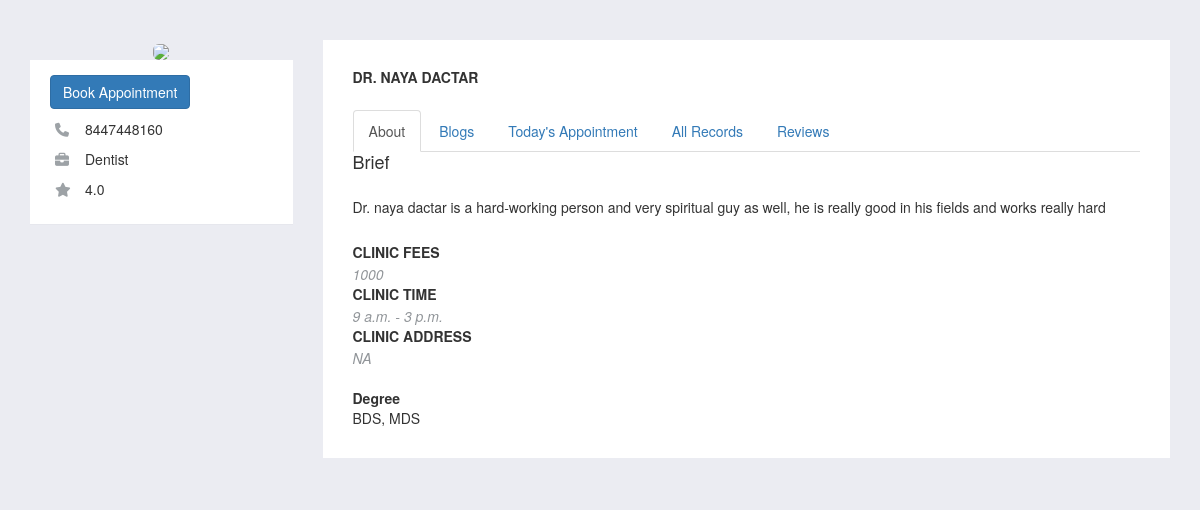
Page /home/doc_profile/4 on the committed database.
### doctor/models.py (models this page shows, shortened)
class Doctor(models.Model):
    GENDER_CHOICES = (
        ("M", "Male"),
        ("F", "Female"),
        ("O", "Other"),
    )
    PATIENT = 1
    DOCTOR = 2
    ADMIN = 3
    ROLE_CHOICES = (
        (PATIENT, "Patient"),
        (DOCTOR, "Doctor"),
        (ADMIN, "Admin"),
    )
    role = models.PositiveSmallIntegerField(
        choices=ROLE_CHOICES, default=DOCTOR, null=True, blank=True
    )
    user = models.OneToOneField(User, on_delete=models.CASCADE)
    department = models.ForeignKey(Departments, on_delete=models.CASCADE)
    clinic = models.CharField(
        max_length=100, null=True, blank=True
    )  # if hospital is Null , then clinic jrur hoga, apply validation
    open_time = models.TimeField(default="09:00", null=True, blank=True)
    close_time = models.TimeField(default="15:00", null=True, blank=True)
    gender = models.CharField(
        max_length=1, choices=GENDER_CHOICES, null=True, blank=True
    )
    degree = models.ManyToManyField(Degree)
    fees = models.IntegerField(default=100, null=True, blank=True)
    mobile = models.CharField(max_length=20, null=False)
    date_of_birth = models.DateField(default="07/16/1997", null=True, blank=True)
    address = models.CharField(max_length=100, null=True, blank=True)
    city = models.CharField(max_length=100, null=True, blank=True)
    state = models.CharField(max_length=100, null=True, blank=True)
    rating = models.IntegerField(default=0)
    cnt = models.IntegerField(default=0)
    profile_pic = models.ImageField(null=True, blank=True)
    def __str__(self):
        return self.user.get_full_name()
    @property
    def get_rating(self):
        if self.cnt == 0:
            return 0
        return self.rating / self.cnt
    @property
    def get_address(self):
        l = []
        if self.address:
            l.append(self.address)
        if self.city:
            l.append(self.city)
        if self.state:
            l.append(self.state)
        if l == []:
            return "NA"
        return ", ".join(map(str, l))
    @property
    def get_degree(self):
        l = []
        for i in self.degree.all():
            l.append(i.name)
        return ", ".join(map(str, l))

class Degree(models.Model):
    name = models.CharField(max_length=100)

### home/models.py (models this page shows)
class Departments(models.Model):
    departments = [
        ("General Physician", "General Physician"),
        ("InfectiousDisease Physician", "InfectiousDisease Physician"),
        ("Anesthesiologists", "Anesthesiologists"),
        ("Pulmonologist", "Pulmonologist"),
        ("Cardiologist", "Cardiologist"),
        ("Neurologist", "Neurologist"),
        ("Allergists", "Allergists"),
        ("Dermatologists", "Dermatologists"),
        ("Ayurveda", "Ayurveda"),
        ("Homoeopath", "Homoeopath"),
        ("Dentist", "Dentist"),
    ]
    name = models.CharField(
        max_length=50, choices=departments, default="General Physician"
    )
    about = models.CharField(max_length=512, null=True, blank=True)
    symptoms = models.ManyToManyField(Symptom)
    url = models.URLField(
        max_length=250,
        default="https://www.imsanz.org.au/about-us/what-is-a-general-physician",
    )
    def __str__(self):
        return self.name

### doctor/views.py (the view)
# urls.py: path("doc_profile/<int:pk>", dv.doc_profile, name="doc_profile"),
def doc_profile(request, pk):
    user = request.user
    doctor = Doctor.objects.get(id=pk)
    trecords = BookAppointment.objects.filter(doctor_id=pk).filter(
        appointment_date__gte=datetime.date.today()
    )
    for record in trecords:
        print(
            "LALALAL", record, record.patient_id, record.get_doctor, record.get_patient
        )
        if record.patient_img:
            print("IMAAAAAAGEEEEEEEEEEEEEEEEEEEEEEe", record.patient_img)
    today_appointment_cnt = len(
        BookAppointment.objects.filter(
            appointment_date__gte=datetime.date.today()
        ).filter(doctor_id=pk)
    )
    arecords = BookAppointment.objects.filter(doctor_id=pk)[::-1]
    reviews = Review.objects.all().filter(doctor_id=doctor.id)[::-1]
    print("ALL REVIEWS", Review.objects.all())
    print("REVIEWS", reviews)
    try:
        status = request.GET["aor"]
        record_id = int(status[:-1])
        print("STATUS", status)
        record = BookAppointment.objects.get(id=record_id)
        if status[-1] == "a":
            print("BEFORE", record.status)
            record.status = 1
            record.save()
            print("AFTER", record.status)
        else:
            record.delete()
    except:
        status = None
    print("BLOG IDDD", doctor, doctor.user.id, user.id)
    blogs = Blogs.objects.all().filter(user=doctor.user)[::-1]
    print("BLOGSSSS", blogs)
    d = {
        "doctor": doctor,
        "trecords": trecords,
        "arecords": arecords,
        "today_appointment_cnt": today_appointment_cnt,
        "reviews": reviews,
        "blogs": blogs,
    }
    return render(request, "doctor/doc_profile.html", d)

### doctor/models.py (called while the page is built)
    def __str__(self):
        return "Appointment ID " + str(self.id)

    @property
    def get_symptoms(self):
        l = []
        for i in self.symptoms.all():
            l.append(i.name)
        return ", ".join(map(str, l))

    @property
    def get_doctor(self):
        return Doctor.objects.get(id=self.doctor_id)

    @property
    def get_patient(self):
        return Patient.objects.get(id=self.patient_id)

    @property
    def get_patient_mobile(self):
        patient = Patient.objects.get(id=self.patient_id)
        if patient.mobile:
            return patient.mobile
        return "NA"

    @property
    def get_patient_address(self):
        patient = Patient.objects.get(id=self.patient_id)
        l = []
        if patient.address:
            l.append(patient.address)
        if patient.city:
            l.append(patient.city)
        if patient.state:
            l.append(patient.state)
        if l == []:
            return "NA"
        return " ".join(map(str, l))

    @property
    def get_fees_status(self):
        if self.fees_submitted == 0:
            return "No"
        return "Yes"

    @property
    def get_patient(self):
        return Patient.objects.get(id=self.patient_id)

### patient/models.py (called while the page is built)
    def __str__(self):
        return self.user.get_full_name()

### templates/doctor/doc_profile.html (shortened to what this page needs)
{% load static %}
<!DOCTYPE html>
<html lang="en">
<head>
    <link href="https://netdna.bootstrapcdn.com/bootstrap/3.3.6/css/bootstrap.min.css" rel="stylesheet">
    <link href="{% static 'css/appointment_record_doc.css' %}" rel="stylesheet">
    <link href="https://maxcdn.bootstrapcdn.com/font-awesome/4.3.0/css/font-awesome.min.css" rel="stylesheet">
</head>
<body>
<div class="container">
	<div class="row">
		<div class="col-xs-12 col-md-4 col-lg-3">
			<div class="userProfileInfo">
				<div class="image text-center">
					{% if doctor.profile_pic %}
                        <img src="{{doctor.profile_pic.url}}" height="130" width="130" alt="..." class="img-rounded member-img">
                    {% else %}
                        <img src="https://bootdey.com/img/Content/avatar/avatar1.png" class="img-rounded member-img">
                    {% endif %}
				</div>
				<div class="box">
					<div class="info">
                        <a class="btn btn-primary" href="{% url 'book_appointment_doc' doctor.id %}" role="button">Book Appointment</a>
						<span><i class="fa fa-phone"></i>{{doctor.mobile}}</span>
						<span><i class="fa fa-briefcase"></i>{{doctor.department}}</span>
						<span><i class="fa fa-star"></i>{{doctor.get_rating}}</span>
					</div>
				</div>
			</div>
		</div>
		<div class="col-xs-12 col-md-8 col-lg-9">
			<div class="box">
				<h2 class="boxTitle">Dr. {{doctor.user.first_name}} {{doctor.user.last_name}}</h2>
				<ul class="nav nav-tabs userProfileTabs" role="tablist">
					<li role="presentation" class="active"><a href="#tab-item-1" aria-controls="tab-item-1" role="tab" data-toggle="tab" aria-expanded="false">About</a></li>
					<li role="presentation" class=""><a href="#tab-item-2" aria-controls="tab-item-2" role="tab" data-toggle="tab" aria-expanded="true">Blogs</a></li>
                    <li role="presentation" class=""><a href="#tab-item-3" aria-controls="tab-item-3" role="tab" data-toggle="tab" aria-expanded="false">Today's Appointment</a></li>
					<li role="presentation" class=""><a href="#tab-item-4" aria-controls="tab-item-4" role="tab" data-toggle="tab" aria-expanded="false">All Records</a></li>
					<li role="presentation" class=""><a href="#tab-item-5" aria-controls="tab-item-5" role="tab" data-toggle="tab" aria-expanded="false">Reviews</a></li>
				</ul>
				<div class="tab-content">
					<div role="tabpanel" class="tab-pane fade active in" id="tab-item-1">
						<div class="userProfileContent">
							<div class="i">
								<h2 class="boxHeadline">Brief</h2>
								<p>Dr. {{doctor}} is a hard-working person and very spiritual guy as well, he is really good in his fields and works really hard</p>
							</div>
							<div class="i">
								<ul class="simpleListings">
									<li>
                                        <div class="title">Clinic Fees</div>
										    <div class="info">{{doctor.fees}}</div>
                                        <div class="title">Clinic Time</div>
    										<div class="info">{{doctor.open_time}} - {{doctor.close_time}}</div>
										<div class="title">Clinic Address</div>
										    <div class="info">{{doctor.get_address}}</div>
									</li>
								</ul>
							</div>
							<div class="i">
                        <div class="title"><b>Degree</b></div>
							{{doctor.get_degree}}
						</div>
						</div>
					</div>
                </div>
			</div>
		</div>
	</div>
</div>
</body>
</html>

### static/css/appointment_record_doc.css (style rules this page uses)
body { background: #f6f9fc; margin-top:20px; }
img { max-width: 100%; height: auto; }

### templates/doctor/doc_profile.html (style rules this page uses)
body { margin-top: 40px; min-height: 100%; background: #ebecf2; }
.userProfileInfo .image { position: relative }
.userProfileInfo .box { padding: 0 }
.userProfileInfo .box .info, .userProfileInfo .box .name, .userProfileInfo .box .socialIcons { padding: 15px 20px; border-bottom: 1px solid #e6e7ed }
.userProfileInfo .box .info>span { margin: 10px 0; display: block; padding: 0 0 0 35px; position: relative }
.userProfileInfo .box .info>span .fa { position: absolute; left: 5px; top: 4px; color: #9da2a6 }
.boxHeadline { margin: 0 0 25px 0; font-size: 18px; font-size: 1.8rem }
.boxTitle { font-size: 14px; font-size: 1.4rem; font-weight: 700; text-transform: uppercase; margin: 0 0 25px 0 }
.box { background: #fff; padding: 30px; margin: 0 0 24px 0 }
.simpleListings { padding: 0; margin: 0 }
.simpleListings li { list-style-type: none; padding: 0 0 20px 0; margin: 20px 0 0 0; border-bottom: 1px solid #e6e7ed; position: relative }
.simpleListings li:first-child { margin-top: 0 }
.simpleListings li:only-child { border-bottom: 0 }
.simpleListings li .title { font-size: 14px; font-size: 1.4rem; font-weight: 700; text-transform: uppercase; margin: 0 0 2px 0 }
.simpleListings li .info { color: #919599; font-style: italic }
@media (min-width: 992px) { .userProfileInfo .image img { width: 100%; } }

### rows in the picture
Doctor: mobile "8447448160", department "Dentist", get_rating "4.0", user.first_name "NAYA", user.last_name "DACTAR", user.last_name "naya dactar", fees "1000", open_time "9 a.m.", close_time "3 p.m.", get_address "NA", get_degree "BDS, MDS"
